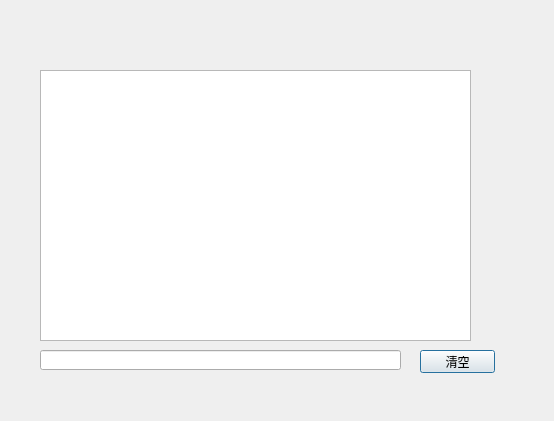
<?xml version="1.0" encoding="UTF-8"?>
<ui version="4.0">
 <class>Dialog</class>
 <widget class="QDialog" name="Dialog">
  <property name="geometry">
   <rect>
    <x>0</x>
    <y>0</y>
    <width>554</width>
    <height>421</height>
   </rect>
  </property>
  <property name="windowTitle">
   <string>Dialog</string>
  </property>
  <widget class="QLineEdit" name="lineEdit">
   <property name="geometry">
    <rect>
     <x>40</x>
     <y>350</y>
     <width>361</width>
     <height>20</height>
    </rect>
   </property>
  </widget>
  <widget class="QListView" name="listView">
   <property name="geometry">
    <rect>
     <x>40</x>
     <y>70</y>
     <width>431</width>
     <height>271</height>
    </rect>
   </property>
  </widget>
  <widget class="QPushButton" name="pushButton">
   <property name="geometry">
    <rect>
     <x>420</x>
     <y>350</y>
     <width>75</width>
     <height>23</height>
    </rect>
   </property>
   <property name="text">
    <string>清空</string>
   </property>
  </widget>
 </widget>
 <resources/>
 <connections>
  <connection>
   <sender>pushButton</sender>
   <signal>clicked()</signal>
   <receiver>lineEdit</receiver>
   <slot>clear()</slot>
   <hints>
    <hint type="sourcelabel">
     <x>456</x>
     <y>356</y>
    </hint>
    <hint type="destinationlabel">
     <x>220</x>
     <y>359</y>
    </hint>
   </hints>
  </connection>
 </connections>
 <slots>
  <slot>msg()</slot>
 </slots>
</ui>
